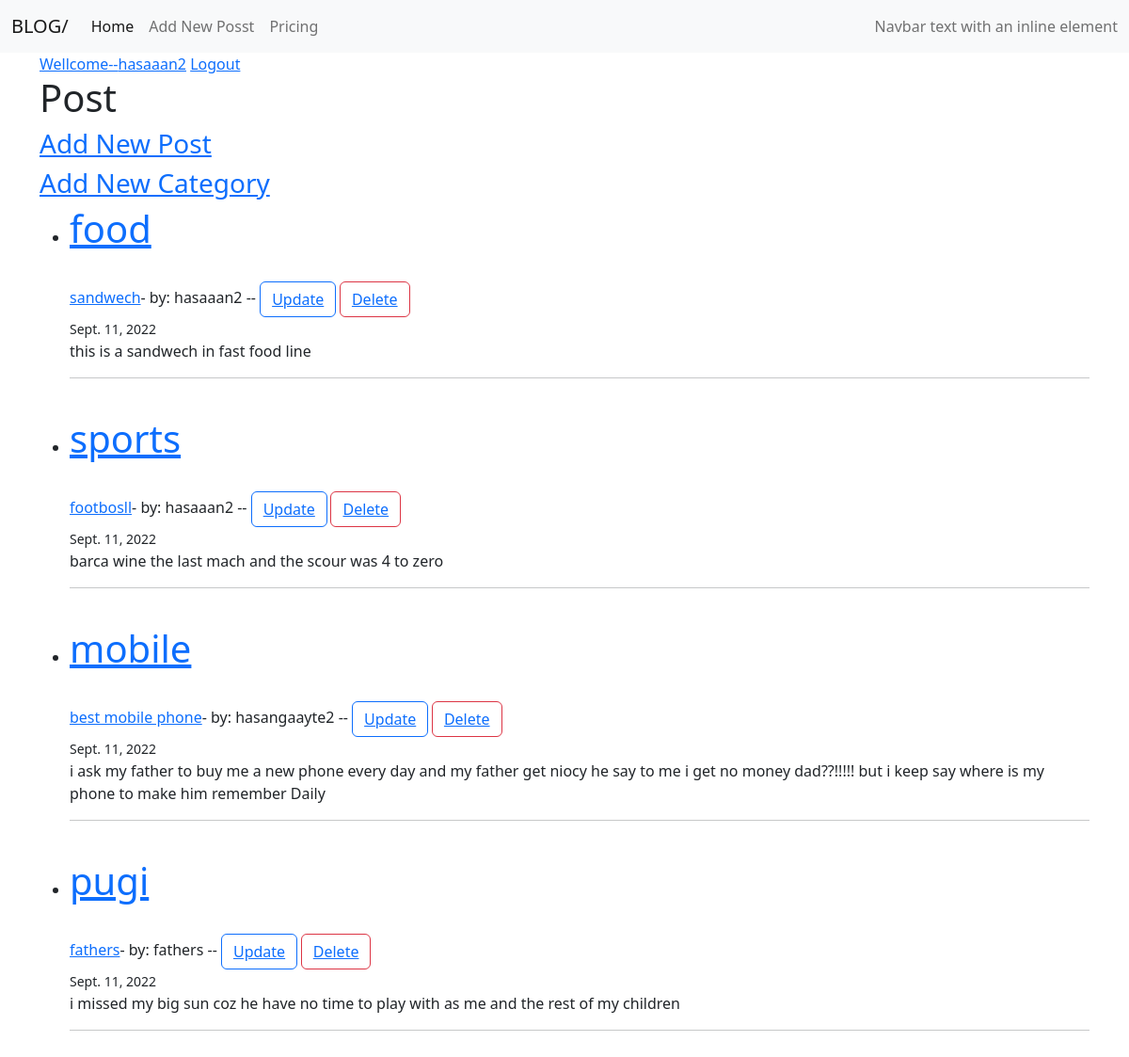
The app's page / (signed in) with its own data.
### theblog/models.py (models this page shows, shortened)
class Post (models.Model):
    title = models.CharField(max_length=255)
    title_tag = models.CharField(max_length=255, default='The Top')
    author = models.ForeignKey(User, on_delete=models.CASCADE)
    body = models.TextField()
    post_date = models.DateField(auto_now_add=True)
    category = models.ForeignKey(Category, max_length=25,on_delete=models.CASCADE)

class Category(models.Model):
    name = models.CharField(max_length=255)
    def __str__(self):
        return self.name

### theblog/views.py (the view)
# urls.py: path('',views.HomeView.as_view(),name='home'),
class HomeView(ListView):
    model = Post
    template_name = 'theblog/home.html'
    ordering = ['-post_date']

### theblog/templates/theblog/home.html (shortened to what this page needs)
<!DOCTYPE html>
{% load static %}
<html lang="en">
<head>
    <link rel="stylesheet" href="{% static 'css/bootstrap.css' %}">
</head>
<body>
    <nav class="navbar navbar-expand-lg bg-light">
        <div class="container-fluid">
          <a class="navbar-brand" href="{% url 'home' %}">BLOG/ {{post.author}}</a>
          <div class="collapse navbar-collapse" id="navbarText">
            <ul class="navbar-nav me-auto mb-2 mb-lg-0">
              <li class="nav-item">
                <a class="nav-link active" aria-current="page" href="{% url 'home' %}">Home</a>
              </li>
              <li class="nav-item">
                <a class="nav-link" href="{% url 'add_post' %}">Add New Posst</a>
              </li>
              <li class="nav-item">
                <a class="nav-link" href="#">Pricing</a>
              </li>
            </ul>
            <span class="navbar-text">
              Navbar text with an inline element
            </span>
          </div>
        </div>
      </nav>
    <section>
        <div class="container">
          <div>
            {% if user.is_authenticated %}
            <a href="#">Wellcome--{{user.username}}</a>
            <a href="{% url 'logout' %}">Logout</a>
            {% else %}
            <a href="{% url 'login' %}">Login</a>
            {% endif %}
          </div>
            <h1>Post</h1>
            {% if user.is_authenticated %}
            <h3><a href="{% url 'add_post' %}">Add New Post</a></h3>
            <h3><a href="{% url 'add_category' %}">Add New Category</a></h3>
            {%endif%}
            <ul>
                {% for post in object_list%}
                 <li>
                    <h1><a href="#">{{post.category}}</a></h1><br>
                    <a href="{% url 'deteil' post.pk %}">{{post.title}}</a>- by: {{post.author}} --
                    <small>
                        {% if user.is_authenticated %}
                         <button type="button" class="btn btn-outline-primary"><a href="{% url 'update_post' post.pk %}">Update</a></button>
                        <button type="button" class="btn btn-outline-danger"><a href="{% url 'delete_post' post.pk %}">Delete</a></button>
                        {%endif%}
                      </small><br>
                    <small> {{post.post_date}}</small>
                    <br>
                    {{post.body}}
                    </li><hr><br>
                {% endfor %}
             </ul>
        </div>
     </section>
</body>
</html>

### records on screen
Post: category "food", title "sandwech", author "hasaaan2", post_date "Sept. 11, 2022", body "this is a sandwech in fast food line"
Post: category "sports", title "footbosll", author "hasaaan2", post_date "Sept. 11, 2022", body "barca wine the last mach and the scour was 4 to zero"
Post: category "mobile", title "best mobile phone", author "hasangaayte2", post_date "Sept. 11, 2022", body "i ask my father to buy me a new phone every day and my father get niocy he say to me i get no money dad??!!!!! but i keep say where is my phone to make him remember Daily"
Post: category "pugi", title "fathers", author "fathers", post_date "Sept. 11, 2022", body "i missed my big sun coz he have no time to play with as me and the rest of my children"

### other values on screen
{{ user.username }} "hasaaan2"
